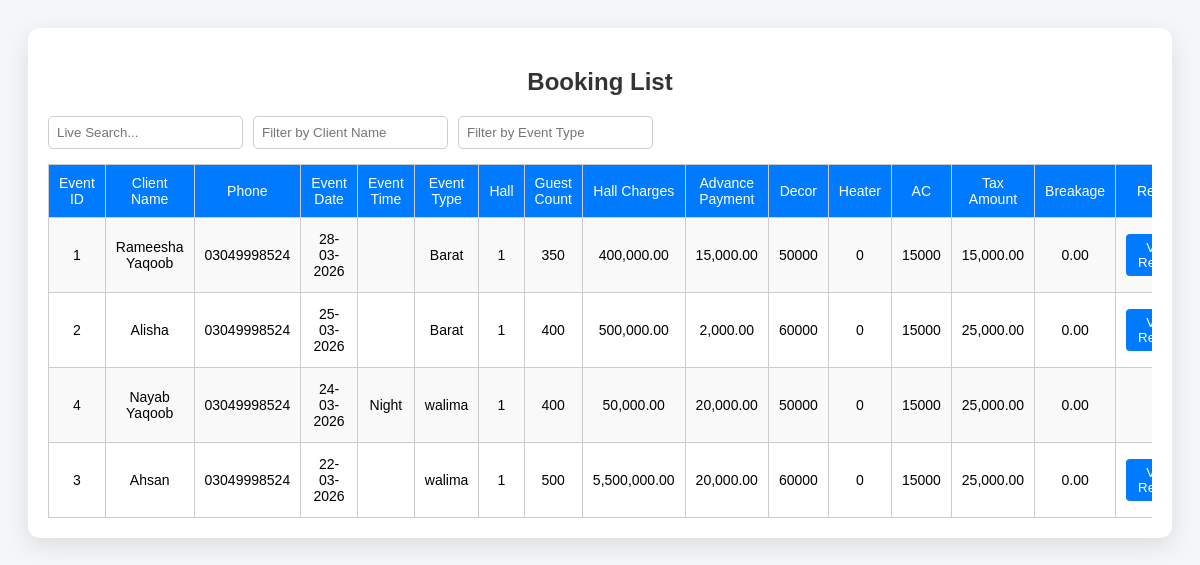
Screenshot of /booking_list.php with the database file from the repository.
### tables this page shows
CREATE TABLE `bookings` (
  `event_id` int(10) UNSIGNED NOT NULL,
  `client_name` varchar(100) DEFAULT NULL,
  `phone` varchar(20) DEFAULT NULL,
  `event_date` date DEFAULT NULL,
  `event_type` varchar(50) DEFAULT NULL,
  `hall` varchar(50) DEFAULT NULL,
  `guest_count` int(11) DEFAULT NULL,
  `hall_charges` int(11) DEFAULT NULL,
  `advance_payment` int(11) DEFAULT NULL,
  `payment_status` varchar(20) DEFAULT NULL,
  `Decor` int(11) NOT NULL,
  `Heater` int(11) NOT NULL,
  `Ac` int(11) NOT NULL,
  `Tax_Amount` int(11) NOT NULL,
  `Breakage` int(11) NOT NULL,
  `Payment_Type` varchar(20) NOT NULL,
  `Reciept_image` varchar(255) NOT NULL,
  `total_amount` int(11) NOT NULL,
  `event_status` varchar(20) NOT NULL,
  `event_time` varchar(20) NOT NULL
);

### booking_list.php (the view, shortened to what this page needs)
<?php
$servername = "localhost";
$username = "root";
$password = "";
$database = "wedding_system";
$conn = new mysqli($servername, $username, $password, $database);
$sql = "SELECT * FROM bookings ORDER BY event_date DESC";
$result = $conn->query($sql);
?>
<!DOCTYPE html>
<html lang="en">
<head>
</head>
<body>
<div class="container">
<h2>Booking List</h2>
<div class="filter-container">
    <input type="text" id="searchInput" placeholder="Live Search..." onkeyup="filterTable()">
    <input type="text" id="clientFilter" placeholder="Filter by Client Name" onkeyup="filterTable()">
    <input type="text" id="typeFilter" placeholder="Filter by Event Type" onkeyup="filterTable()">
</div>
<div class="table-wrapper">
<table id="bookingTable">
<tr>
<th>Event ID</th>
<th>Client Name</th>
<th>Phone</th>
<th>Event Date</th>
<th>Event Time</th>
<th>Event Type</th>
<th>Hall</th>
<th>Guest Count</th>
<th>Hall Charges</th>
<th>Advance Payment</th>
<th>Decor</th>
<th>Heater</th>
<th>AC</th>
<th>Tax Amount</th>
<th>Breakage</th>
<th>Receipt</th>
</tr>
<?php
if($result->num_rows > 0){
    while($row = $result->fetch_assoc()){
        $event_date_formatted = ($row['event_date'] && $row['event_date'] != '0000-00-00') ? date('d-m-Y', strtotime($row['event_date'])) : '-';
        echo "<tr>";
        echo "<td>".$row['event_id']."</td>";
        echo "<td>".$row['client_name']."</td>";
        echo "<td>".$row['phone']."</td>";
        echo "<td>{$event_date_formatted}</td>";
        echo "<td>".$row['event_time']."</td>";
        echo "<td>".$row['event_type']."</td>";
        echo "<td>".$row['hall']."</td>";
        echo "<td>".$row['guest_count']."</td>";
        echo "<td>".number_format($row['hall_charges'],2)."</td>";
        echo "<td>".number_format($row['advance_payment'],2)."</td>";
        echo "<td>".$row['Decor']."</td>";
        echo "<td>".$row['Heater']."</td>";
        echo "<td>".$row['Ac']."</td>";
        echo "<td>".number_format($row['Tax_Amount'],2)."</td>";
        echo "<td>".number_format($row['Breakage'],2)."</td>";
        if(!empty($row['Reciept_image'])){
            echo "<td><a href='uploads/".$row['Reciept_image']."' target='_blank'><button class='view-btn'>View Receipt</button></a></td>";
        } else {
            echo "<td>-</td>";
        }
        echo "</tr>";
    }
} else {
    echo "<tr><td colspan='21'>No bookings found</td></tr>";
}
?>
</table>
</div>
</div>
</body>
</html>

### booking_list.php (style rules this page uses)
body { font-family: Arial; background: #f4f6f8; padding: 20px; }
.container { max-width:1500px; margin:auto; background:#fff; padding:20px; border-radius:12px; box-shadow:0 8px 25px rgba(0,0,0,0.1); }
h2 { text-align:center; color:#333; margin-bottom:20px; }
.table-wrapper { overflow-x:auto; }
table { width:100%; border-collapse:collapse; font-size:14px; min-width:1300px; }
th, td { border:1px solid #ccc; padding:10px; text-align:center; vertical-align:middle; }
th { background:#007bff; color:white; font-weight:500; position:sticky; top:0; }
tr:nth-child(even) { background-color:#f9f9f9; }
button { padding:6px 12px; border:none; border-radius:4px; cursor:pointer; }
.view-btn { background:#007bff; color:white; }
.filter-container { margin-bottom:15px; display:flex; gap:10px; flex-wrap:wrap; }
.filter-container input, .filter-container select { padding:8px; border-radius:5px; border:1px solid #ccc; }

### rows the page displays
bookings: event_id "1", client_name "Rameesha Yaqoob", phone "03049998524", event_date "28-03-2026", event_type "Barat", hall "1", guest_count "350", hall_charges "400,000.00", advance_payment "15,000.00", Decor "50000", Heater "0", Ac "15000", Tax_Amount "15,000.00", Breakage "0.00"
bookings: event_id "2", client_name "Alisha", phone "03049998524", event_date "25-03-2026", event_type "Barat", hall "1", guest_count "400", hall_charges "500,000.00", advance_payment "2,000.00", Decor "60000", Heater "0", Ac "15000", Tax_Amount "25,000.00", Breakage "0.00"
bookings: event_id "4", client_name "Nayab Yaqoob", phone "03049998524", event_date "24-03-2026", event_time "Night", event_type "walima", hall "1", guest_count "400", hall_charges "50,000.00", advance_payment "20,000.00", Decor "50000", Heater "0", Ac "15000", Tax_Amount "25,000.00", Breakage "0.00"
bookings: event_id "3", client_name "Ahsan", phone "03049998524", event_date "22-03-2026", event_type "walima", hall "1", guest_count "500", hall_charges "5,500,000.00", advance_payment "20,000.00", Decor "60000", Heater "0", Ac "15000", Tax_Amount "25,000.00", Breakage "0.00"
